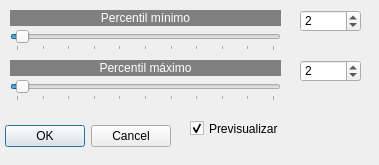
<?xml version="1.0" encoding="UTF-8"?>
<ui version="4.0">
 <class>Ajustelineal</class>
 <widget class="QDialog" name="Ajustelineal">
  <property name="geometry">
   <rect>
    <x>0</x>
    <y>0</y>
    <width>379</width>
    <height>165</height>
   </rect>
  </property>
  <property name="windowTitle">
   <string>Ajuste lineal del histograma</string>
  </property>
  <widget class="QDialogButtonBox" name="buttonBox">
   <property name="geometry">
    <rect>
     <x>-170</x>
     <y>120</y>
     <width>341</width>
     <height>32</height>
    </rect>
   </property>
   <property name="orientation">
    <enum>Qt::Horizontal</enum>
   </property>
   <property name="standardButtons">
    <set>QDialogButtonBox::Cancel|QDialogButtonBox::Ok</set>
   </property>
  </widget>
  <widget class="QCheckBox" name="checkBox">
   <property name="geometry">
    <rect>
     <x>190</x>
     <y>120</y>
     <width>101</width>
     <height>17</height>
    </rect>
   </property>
   <property name="text">
    <string>Previsualizar</string>
   </property>
   <property name="checked">
    <bool>true</bool>
   </property>
  </widget>
  <widget class="QLabel" name="label">
   <property name="geometry">
    <rect>
     <x>10</x>
     <y>10</y>
     <width>271</width>
     <height>16</height>
    </rect>
   </property>
   <property name="styleSheet">
    <string notr="true">background-color: rgb(128, 128, 128);
color: rgb(255, 255, 255);</string>
   </property>
   <property name="text">
    <string>Percentil mínimo</string>
   </property>
   <property name="alignment">
    <set>Qt::AlignCenter</set>
   </property>
  </widget>
  <widget class="QLabel" name="label_2">
   <property name="geometry">
    <rect>
     <x>10</x>
     <y>60</y>
     <width>271</width>
     <height>16</height>
    </rect>
   </property>
   <property name="styleSheet">
    <string notr="true">background-color: rgb(128, 128, 128);
color: rgb(255, 255, 255);</string>
   </property>
   <property name="text">
    <string>Percentil máximo</string>
   </property>
   <property name="alignment">
    <set>Qt::AlignCenter</set>
   </property>
  </widget>
  <widget class="QSlider" name="horizontalSlider">
   <property name="geometry">
    <rect>
     <x>10</x>
     <y>30</y>
     <width>271</width>
     <height>21</height>
    </rect>
   </property>
   <property name="minimum">
    <number>0</number>
   </property>
   <property name="maximum">
    <number>100</number>
   </property>
   <property name="pageStep">
    <number>10</number>
   </property>
   <property name="value">
    <number>2</number>
   </property>
   <property name="orientation">
    <enum>Qt::Horizontal</enum>
   </property>
   <property name="tickPosition">
    <enum>QSlider::TicksBelow</enum>
   </property>
   <property name="tickInterval">
    <number>10</number>
   </property>
  </widget>
  <widget class="QSpinBox" name="spinBox">
   <property name="geometry">
    <rect>
     <x>300</x>
     <y>10</y>
     <width>61</width>
     <height>22</height>
    </rect>
   </property>
   <property name="minimum">
    <number>0</number>
   </property>
   <property name="maximum">
    <number>100</number>
   </property>
   <property name="value">
    <number>2</number>
   </property>
  </widget>
  <widget class="QSlider" name="horizontalSlider_2">
   <property name="geometry">
    <rect>
     <x>10</x>
     <y>80</y>
     <width>271</width>
     <height>21</height>
    </rect>
   </property>
   <property name="minimum">
    <number>0</number>
   </property>
   <property name="maximum">
    <number>100</number>
   </property>
   <property name="value">
    <number>2</number>
   </property>
   <property name="orientation">
    <enum>Qt::Horizontal</enum>
   </property>
   <property name="tickPosition">
    <enum>QSlider::TicksBelow</enum>
   </property>
   <property name="tickInterval">
    <number>10</number>
   </property>
  </widget>
  <widget class="QSpinBox" name="spinBox_2">
   <property name="geometry">
    <rect>
     <x>300</x>
     <y>60</y>
     <width>61</width>
     <height>22</height>
    </rect>
   </property>
   <property name="minimum">
    <number>0</number>
   </property>
   <property name="maximum">
    <number>100</number>
   </property>
   <property name="value">
    <number>2</number>
   </property>
  </widget>
 </widget>
 <resources/>
 <connections>
  <connection>
   <sender>buttonBox</sender>
   <signal>accepted()</signal>
   <receiver>Ajustelineal</receiver>
   <slot>accept()</slot>
   <hints>
    <hint type="sourcelabel">
     <x>248</x>
     <y>254</y>
    </hint>
    <hint type="destinationlabel">
     <x>157</x>
     <y>274</y>
    </hint>
   </hints>
  </connection>
  <connection>
   <sender>buttonBox</sender>
   <signal>rejected()</signal>
   <receiver>Ajustelineal</receiver>
   <slot>reject()</slot>
   <hints>
    <hint type="sourcelabel">
     <x>316</x>
     <y>260</y>
    </hint>
    <hint type="destinationlabel">
     <x>286</x>
     <y>274</y>
    </hint>
   </hints>
  </connection>
 </connections>
</ui>
